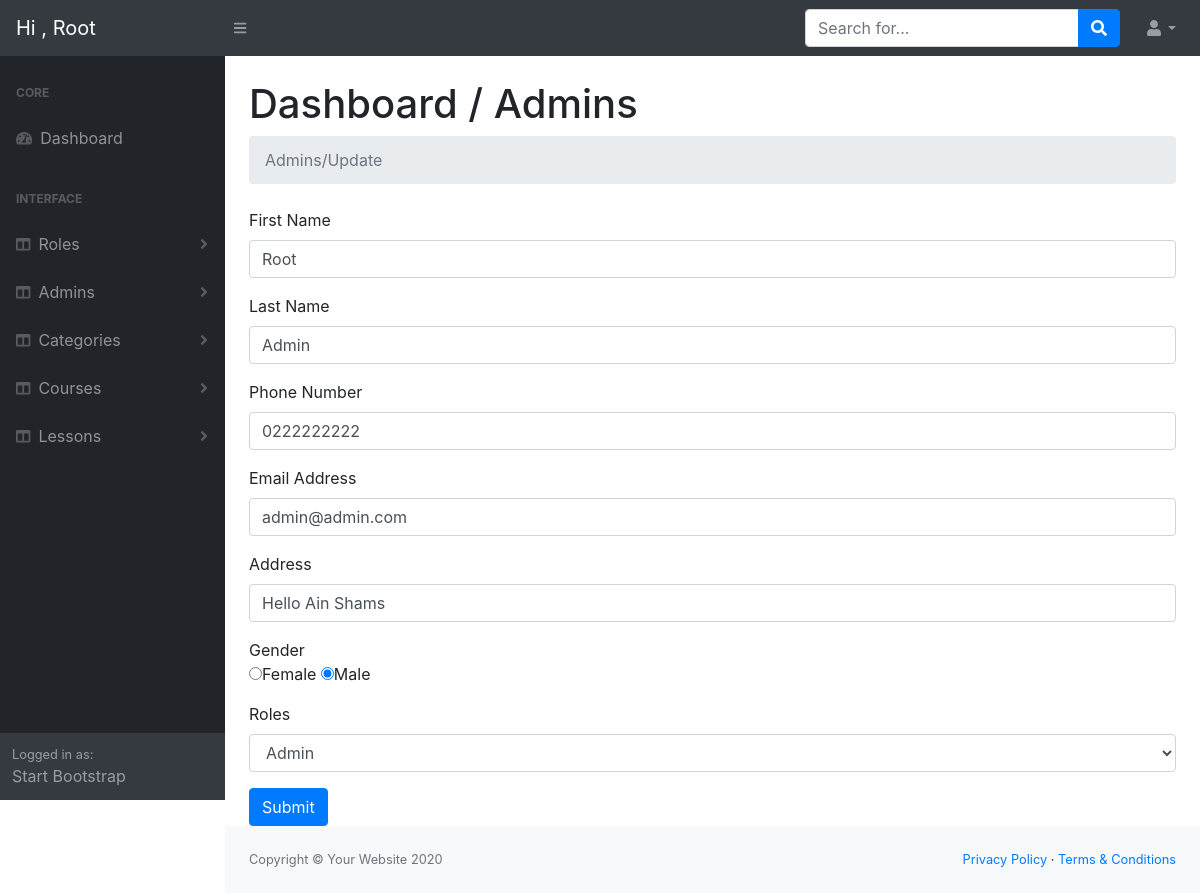
Screenshot of /dashboard/Admins/edit.php?id=3 (signed in) with the database file from the repository.
### tables this page shows
CREATE TABLE `users` (
  `id` int(10) UNSIGNED NOT NULL,
  `fname` char(20) NOT NULL,
  `lname` char(20) NOT NULL,
  `phoneNum` char(20) NOT NULL,
  `email` char(35) NOT NULL,
  `password` char(32) NOT NULL,
  `address` char(40) NOT NULL,
  `gender` char(15) NOT NULL,
  `role_id` tinyint(3) UNSIGNED NOT NULL
);

CREATE TABLE `roles` (
  `id` tinyint(3) UNSIGNED NOT NULL,
  `title` char(30) NOT NULL
);

### dashboard/Admins/edit.php (the view, shortened to what this page needs)
<?php
require '../helpers/functions.php';
$sql = "select * from roles";
$rolesObj  = DoQuery($sql);
$id = $_GET['id'];
$sql = "select * from users where id = $id ";
$op  = DoQuery($sql);
$UserData = mysqli_fetch_assoc($op);
require '../layouts/header.php';
require '../layouts/nav.php';
require '../layouts/sidNav.php';
?>
<main>
  <div class="container-fluid">
    <h1 class="mt-4">Dashboard / Admins</h1>
    <ol class="breadcrumb mb-4">
    </ol>
    <form action="<?php echo htmlspecialchars($_SERVER['PHP_SELF']). '?id=' . $UserData['id']; ?>" method="post" enctype="multipart/form-data">
      <div class="form-group">
        <label for="exampleInputFName">First Name</label>
        <input type="text" class="form-control" required id="exampleInputFName" aria-describedby="" name="fname" placeholder="Enter Your First Name" value="<?php echo $UserData['fname']; ?>">
      </div>
      <div class="form-group">
        <label for="exampleInputLName">Last Name</label>
        <input type="text" class="form-control" required id="exampleInputLName" aria-describedby="" name="lname" placeholder="Enter Your Last Name" value="<?php echo $UserData['lname']; ?>">
      </div>
      <div class="form-group">
        <label for="phoneNumber">Phone Number</label>
        <input type="text" class="form-control" required id="phoneNumber" aria-describedby="" name="phoneNum" placeholder="Enter Your Phone" value="<?php echo $UserData['phoneNum']; ?>">
      </div>
      <div class="form-group">
        <label for="exampleInputEmail">Email Address</label>
        <input type="email" class="form-control" required id="exampleInputEmail1" aria-describedby="emailHelp" name="email" placeholder="Enter Your Email" value="<?php echo $UserData['email']; ?>">
      </div>
      <div class="form-group">
        <label for="address">Address</label>
        <input type="text" class="form-control" required id="address" aria-describedby="" name="address" placeholder="Enter Your Address" value="<?php echo $UserData['address']; ?>">
      </div>
      <div class="form-group"> Gender <br>
        <input type="radio" name="gender" <?php if ($UserData['gender'] == "Female") echo "checked"; ?> value="female">Female
        <input type="radio" name="gender" <?php if ($UserData['gender'] != "Female") echo "checked"; ?> value="male">Male
      </div>
      <div class="form-group">
        <label for="exampleInputPassword">Roles</label>
        <select class="form-control" required name="role_id">
          <?php
          while ($data = mysqli_fetch_assoc($rolesObj)) {
          ?>
            <option value="<?php echo $data['id']; ?>"
            <?php if ($data['id'] == $UserData['role_id']) { echo 'selected';} ?>>
            <?php echo $data['title']; ?></option>
          <?php }  ?>
        </select>
      </div>
      <button type="submit" class="btn btn-primary">Submit</button>
    </form>
</main>
<?php
require '../layouts/footer.php';
?>

### rows the page displays
users: fname "Root", lname "Admin", phoneNum "0222222222", email "admin@admin.com", address "Hello Ain Shams", gender "☑", role_id "Admin"

### other values shown
$_SESSION['user']['fname'] "Root"
$module "Roles"
$module "Admins"
$module "Categories"
$module "Courses"
$module "Lessons"
$message "Admins/Update"
